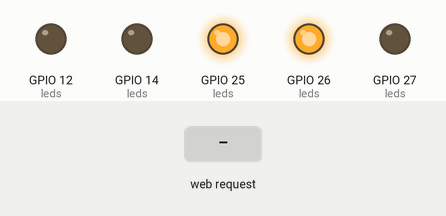
A sketch run on a simulated ESP32. Parts: output pins drawn as LEDs (lit = HIGH). The test bench sets the inputs (shaded band). WiFi joins after 1.5 s; servers stay silent unless stated; random numbers use the default seed unless the sketch sets one; what the sketch prints to the serial monitor is not drawn.

Above: at 4.2 s.
4.3 s: HTTP request GET /intercalado received
At 5.5 s:
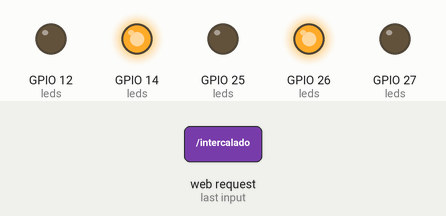
5.8 s: HTTP request GET /vu received
At 7.08 s:
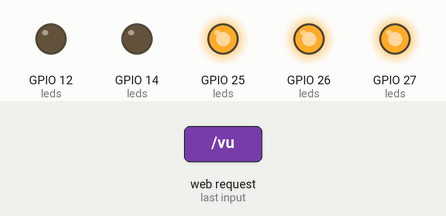
8.8 s: HTTP request GET /nivel/ received
At 10.1 s:
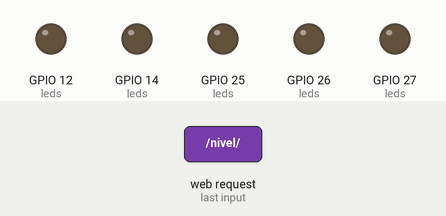
Timing chart, 0 to 11.8 s (numbered marks = the images above; inputs shaded):
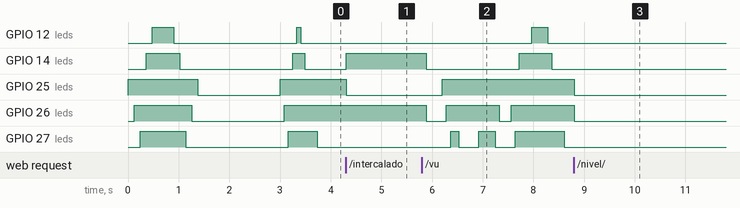

Measured:
- after the input at 4.3 s, GPIO 14 (leds): LOW → HIGH at once; GPIO 25 (leds): HIGH → LOW at once
- after the input at 8.8 s, GPIO 25 (leds): HIGH → LOW at once

The sketch:

esp32_vu_meter.ino
```cpp
/*********
  Adaptado de: Rui Santos - randomnerdtutorials.com
*********/

#include <WiFi.h>

// ── Wi-Fi ──────────────────────────────────────────────
const char* ssid     = "iPhone de Juan";
const char* password = "Straight";

WiFiServer server(80);
String header;

// ── Pines de los LEDs (azul → rojo) ───────────────────
const int LED_AZUL     = 25;
const int LED_VERDE    = 26;
const int LED_AMARILLO = 27;
const int LED_NARANJA  = 14;
const int LED_ROJO     = 12;

const int leds[5] = { LED_AZUL, LED_VERDE, LED_AMARILLO, LED_NARANJA, LED_ROJO };

// ── Estado visual de cada LED (para la web) ───────────
String ledState[5] = {"off","off","off","off","off"};

// ── Modos ─────────────────────────────────────────────
// 0=VU Meter  1=Manual  2=SOS  3=Intercalado
int modo = 0;

// ── Modo 0: VU Meter ──────────────────────────────────
int  nivelActual   = 0;
int  nivelObjetivo = 0;
unsigned long ultimoTickVU   = 0;
unsigned long ultimoCambioVU = 0;
const long TICK_MS   = 80;
const long CAMBIO_MS = 350;

// ── Modo 1: Manual ────────────────────────────────────
int nivelManual = 0;

// ── Modo 2: SOS ───────────────────────────────────────
// Morse SOS: · · · — — — · · ·
// Cada entrada = { ms encendido, ms apagado }
struct Pulso { unsigned int onMs; unsigned int offMs; };
const Pulso SOS_SEQ[] = {
  {150, 150}, {150, 150}, {150, 450},  // S: . . .
  {450, 150}, {450, 150}, {450, 450},  // O: - - -
  {150, 150}, {150, 150}, {150, 1500}  // S: . . .  (pausa larga al final)
};
const int SOS_LEN = 9;

int           sosIdx   = 0;
int           sosFase  = 0;   // 0=esperando ON  1=ON activo  2=esperando OFF
unsigned long sosTimer = 0;

// ── Modo 3: Intercalado ───────────────────────────────
bool          intercaladoFaseA = true;
unsigned long intercaladoTimer = 0;
const long    INTERCALADO_MS   = 3000;

// ── Timeout HTTP ──────────────────────────────────────
unsigned long currentTime  = 0;
unsigned long previousTime = 0;
const long    timeoutTime  = 2000;

// ═══════════════════════════════════════════════════════
void setLed(int i, bool on) {
  digitalWrite(leds[i], on ? HIGH : LOW);
  ledState[i] = on ? "on" : "off";
}

void apagarTodos() {
  for (int i = 0; i < 5; i++) setLed(i, false);
}

void encenderTodos() {
  for (int i = 0; i < 5; i++) setLed(i, true);
}

void aplicarNivel(int n) {
  for (int i = 0; i < 5; i++) setLed(i, i < n);
}

int generarNivelObjetivo() {
  int r = random(0, 100);
  if (r < 10) return 5;
  if (r < 25) return 4;
  if (r < 50) return 3;
  if (r < 75) return 2;
  return 1;
}

void resetSOS() {
  sosIdx   = 0;
  sosFase  = 0;
  sosTimer = millis();
  apagarTodos();
}

// ═══════════════════════════════════════════════════════
void setup() {
  Serial.begin(115200);

  for (int i = 0; i < 5; i++) {
    pinMode(leds[i], OUTPUT);
    digitalWrite(leds[i], LOW);
  }

  // Animación de arranque en cascada
  for (int i = 0; i < 5; i++) { digitalWrite(leds[i], HIGH); delay(120); }
  delay(300);
  for (int i = 4; i >= 0; i--) { digitalWrite(leds[i], LOW);  delay(120); }

  Serial.print("Conectando a ");
  Serial.println(ssid);
  WiFi.begin(ssid, password);
  while (WiFi.status() != WL_CONNECTED) { delay(500); Serial.print("."); }
  Serial.println("\nWiFi conectado. IP:");
  Serial.println(WiFi.localIP());
  server.begin();
}

// ═══════════════════════════════════════════════════════
void tickSOS(unsigned long ahora) {
  // Máquina de 3 fases por pulso:
  //   Fase 0: esperar antes de encender (inicio o después de apagar)
  //   Fase 1: LEDs encendidos durante onMs
  //   Fase 2: LEDs apagados durante offMs
  switch (sosFase) {
    case 0:  // Arrancar el pulso: encender
      encenderTodos();
      sosTimer = ahora;
      sosFase  = 1;
      break;

    case 1:  // Esperando que termine el tiempo ON
      if (ahora - sosTimer >= SOS_SEQ[sosIdx].onMs) {
        apagarTodos();
        sosTimer = ahora;
        sosFase  = 2;
      }
      break;

    case 2:  // Esperando que termine el tiempo OFF
      if (ahora - sosTimer >= SOS_SEQ[sosIdx].offMs) {
        sosIdx = (sosIdx + 1) % SOS_LEN;  // avanzar al siguiente pulso (cicla solo)
        sosFase = 0;
      }
      break;
  }
}

// ═══════════════════════════════════════════════════════
void loop() {
  unsigned long ahora = millis();

  // ── Modo 0: VU Meter ────────────────────────────────
  if (modo == 0) {
    if (ahora - ultimoCambioVU >= CAMBIO_MS) {
      ultimoCambioVU = ahora;
      nivelObjetivo  = generarNivelObjetivo();
    }
    if (ahora - ultimoTickVU >= TICK_MS) {
      ultimoTickVU = ahora;
      if      (nivelActual < nivelObjetivo) nivelActual++;
      else if (nivelActual > nivelObjetivo) nivelActual--;
      aplicarNivel(nivelActual);
    }
  }

  // ── Modo 2: SOS ─────────────────────────────────────
  if (modo == 2) {
    tickSOS(ahora);
  }

  // ── Modo 3: Intercalado ─────────────────────────────
  if (modo == 3) {
    if (ahora - intercaladoTimer >= INTERCALADO_MS) {
      intercaladoTimer = ahora;
      intercaladoFaseA = !intercaladoFaseA;
      for (int i = 0; i < 5; i++) {
        bool esPar = (i % 2 == 0);
        setLed(i, intercaladoFaseA ? esPar : !esPar);
      }
    }
  }

  // ── Servidor Web ────────────────────────────────────
  WiFiClient client = server.available();
  if (!client) return;

  currentTime  = millis();
  previousTime = currentTime;
  Serial.println("Nuevo cliente.");
  String currentLine = "";

  while (client.connected() && millis() - previousTime <= timeoutTime) {
    if (client.available()) {
      char c = client.read();
      Serial.write(c);
      header += c;

      if (c == '\n') {
        if (currentLine.length() == 0) {

          // ── Rutas GET ──────────────────────────────
          if (header.indexOf("GET /vu") >= 0) {
            modo = 0;
            nivelActual = 0; nivelObjetivo = 0;
            ultimoTickVU = millis(); ultimoCambioVU = millis();

          } else if (header.indexOf("GET /nivel/") >= 0) {
            modo = 1;
            int idx     = header.indexOf("GET /nivel/") + 11;
            nivelManual = constrain((int)(header[idx] - '0'), 0, 5);
            nivelActual = nivelManual;
            aplicarNivel(nivelManual);

          } else if (header.indexOf("GET /sos") >= 0) {
            modo = 2;
            resetSOS();

          } else if (header.indexOf("GET /intercalado") >= 0) {
            modo             = 3;
            intercaladoFaseA = true;
            intercaladoTimer = millis() - INTERCALADO_MS; // dispara tick inmediato
          }

          // ── HTTP Response ──────────────────────────
          client.println("HTTP/1.1 200 OK");
          client.println("Content-type:text/html");
          client.println("Connection: close");
          client.println();

          // ── HTML ────────────────────────────────────
          client.println("<!DOCTYPE html><html lang='es'>");
          client.println("<head><meta charset='UTF-8'>");
          client.println("<meta name='viewport' content='width=device-width,initial-scale=1'>");
          client.println("<link rel='icon' href='data:,'>");
          client.println("<link href='https://fonts.googleapis.com/css2?family=Share+Tech+Mono&display=swap' rel='stylesheet'>");
          client.println("<title>ESP32 LED Control</title>");
          client.println("<style>");
          client.println("*,*::before,*::after{box-sizing:border-box;margin:0;padding:0}");
          client.println("html{background:#080c14;color:#c8d6e5;font-family:'Share Tech Mono',monospace;display:flex;justify-content:center;min-height:100vh;padding:32px 16px}");
          client.println("body{width:100%;max-width:460px}");
          client.println("h1{font-size:1.2rem;letter-spacing:.2em;text-transform:uppercase;color:#00e5ff;margin-bottom:4px;text-align:center}");
          client.println(".sub{font-size:.65rem;color:#3a5268;letter-spacing:.15em;text-align:center;margin-bottom:28px}");
          client.println(".vu{display:flex;justify-content:center;gap:14px;margin-bottom:10px}");
          client.println(".bar{width:36px;height:110px;border-radius:6px;border:1px solid #1a2a3a}");
          client.println(".bar.off{opacity:.1}");
          client.println(".b0{background:#00bfff}.b1{background:#00ff88}.b2{background:#ffee00}.b3{background:#ff8800}.b4{background:#ff2244}");
          client.println(".labels{display:flex;justify-content:center;gap:14px;margin-bottom:24px}");
          client.println(".lbl{width:36px;font-size:.55rem;text-align:center;color:#2a4258}");
          client.println(".section{background:#0f1825;border:1px solid #1e3a4a;border-radius:12px;padding:20px 18px;margin-bottom:14px}");
          client.println(".section h2{font-size:.72rem;letter-spacing:.2em;text-transform:uppercase;color:#4a7a9a;margin-bottom:10px}");
          client.println(".desc{font-size:.62rem;color:#3a5a6a;margin-bottom:12px;line-height:1.5}");
          client.println(".btn{display:inline-block;padding:11px 22px;text-decoration:none;font-family:'Share Tech Mono',monospace;font-size:.82rem;letter-spacing:.1em;text-transform:uppercase;border-radius:6px;margin:3px;border:none;cursor:pointer;transition:all .2s}");
          client.println(".btn-vu{background:linear-gradient(135deg,#00e5ff,#0099cc);color:#080c14;box-shadow:0 0 14px rgba(0,229,255,.2)}");
          client.println(".btn-vu:hover{box-shadow:0 0 26px rgba(0,229,255,.5)}");
          client.println(".btn-sos{background:linear-gradient(135deg,#ff2244,#aa0022);color:#fff;box-shadow:0 0 14px rgba(255,34,68,.2)}");
          client.println(".btn-sos:hover{box-shadow:0 0 26px rgba(255,34,68,.5)}");
          client.println(".btn-alt{background:linear-gradient(135deg,#8844ff,#5500cc);color:#fff;box-shadow:0 0 14px rgba(136,68,255,.2)}");
          client.println(".btn-alt:hover{box-shadow:0 0 26px rgba(136,68,255,.5)}");
          client.println(".btn-man{background:#111e2e;color:#5a8aaa;border:1px solid #1e3a4a}");
          client.println(".btn-man:hover{background:#1a2e42;color:#90caee}");
          client.println(".btn-man-active{background:#0e2840;color:#00e5ff;border:1px solid #00e5ff;box-shadow:0 0 10px rgba(0,229,255,.15)}");
          client.println(".status{font-size:.65rem;color:#3a6278;letter-spacing:.12em;text-align:center;margin-bottom:18px}");
          client.println(".badge{display:inline-block;padding:2px 10px;border-radius:20px;font-size:.56rem;letter-spacing:.1em;margin-left:6px;vertical-align:middle;font-weight:bold}");
          client.println(".bvu{background:#00e5ff;color:#080c14}.bman{background:#ffaa00;color:#080c14}.bsos{background:#ff2244;color:#fff}.balt{background:#8844ff;color:#fff}");
          client.println("</style></head><body>");

          client.println("<h1>ESP32 LED Control</h1>");
          client.println("<p class='sub'>NodeMCU-32S &mdash; 5 LEDs</p>");

          // Barras visuales
          client.println("<div class='vu'>");
          for (int i = 0; i < 5; i++) {
            String cls = "bar b" + String(i);
            if (ledState[i] == "off") cls += " off";
            client.println("<div class='" + cls + "'></div>");
          }
          client.println("</div>");
          client.println("<div class='labels'><span class='lbl'>AZL</span><span class='lbl'>VRD</span><span class='lbl'>AML</span><span class='lbl'>NRN</span><span class='lbl'>RJO</span></div>");

          // Badge modo activo
          String badge = "";
          if      (modo == 0) badge = "VU METER <span class='badge bvu'>ACTIVO</span>";
          else if (modo == 1) badge = "MANUAL <span class='badge bman'>ACTIVO</span>";
          else if (modo == 2) badge = "SOS <span class='badge bsos'>ACTIVO</span>";
          else if (modo == 3) badge = "INTERCALADO <span class='badge balt'>ACTIVO</span>";
          client.println("<p class='status'>PATRON: " + badge + "</p>");

          // ── Seccion 1: VU Meter ──────────────────────
          client.println("<div class='section'><h2>&#9835; VU Meter</h2>");
          client.println("<p class='desc'>Simula un medidor de volumen: azul=bajo, rojo=alto.</p>");
          client.println("<a href='/vu'><button class='btn btn-vu'>Activar VU Meter</button></a>");
          client.println("</div>");

          // ── Seccion 2: Manual ────────────────────────
          client.println("<div class='section'><h2>&#9654; Nivel Manual</h2>");
          client.println("<p class='desc'>Fija cuantos LEDs encender (de azul hacia rojo).</p>");
          const char* lbl[6] = {"0 Apagado","1 Azul","2 Verde","3 Amarillo","4 Naranja","5 Rojo"};
          for (int n = 0; n <= 5; n++) {
            String cls = "btn btn-man";
            if (modo == 1 && nivelActual == n) cls = "btn btn-man-active";
            client.println("<a href='/nivel/" + String(n) + "'><button class='" + cls + "'>" + lbl[n] + "</button></a>");
          }
          client.println("</div>");

          // ── Seccion 3: SOS ───────────────────────────
          client.println("<div class='section'><h2>&#128681; SOS</h2>");
          client.println("<p class='desc'>Todos los LEDs parpadean en codigo Morse SOS ( . . . - - - . . . ) en bucle.</p>");
          client.println("<a href='/sos'><button class='btn btn-sos'>Activar SOS</button></a>");
          client.println("</div>");

          // ── Seccion 4: Intercalado ───────────────────
          client.println("<div class='section'><h2>&#9664;&#9654; Intercalado</h2>");
          client.println("<p class='desc'>LEDs 1-3-5 y 2-4 se alternan cada 3 segundos.</p>");
          client.println("<a href='/intercalado'><button class='btn btn-alt'>Activar Intercalado</button></a>");
          client.println("</div>");

          client.println("</body></html>");
          client.println();
          break;

        } else {
          currentLine = "";
        }
      } else if (c != '\r') {
        currentLine += c;
      }
    }
  }

  header = "";
  client.stop();
  Serial.println("Cliente desconectado.\n");
}
```
